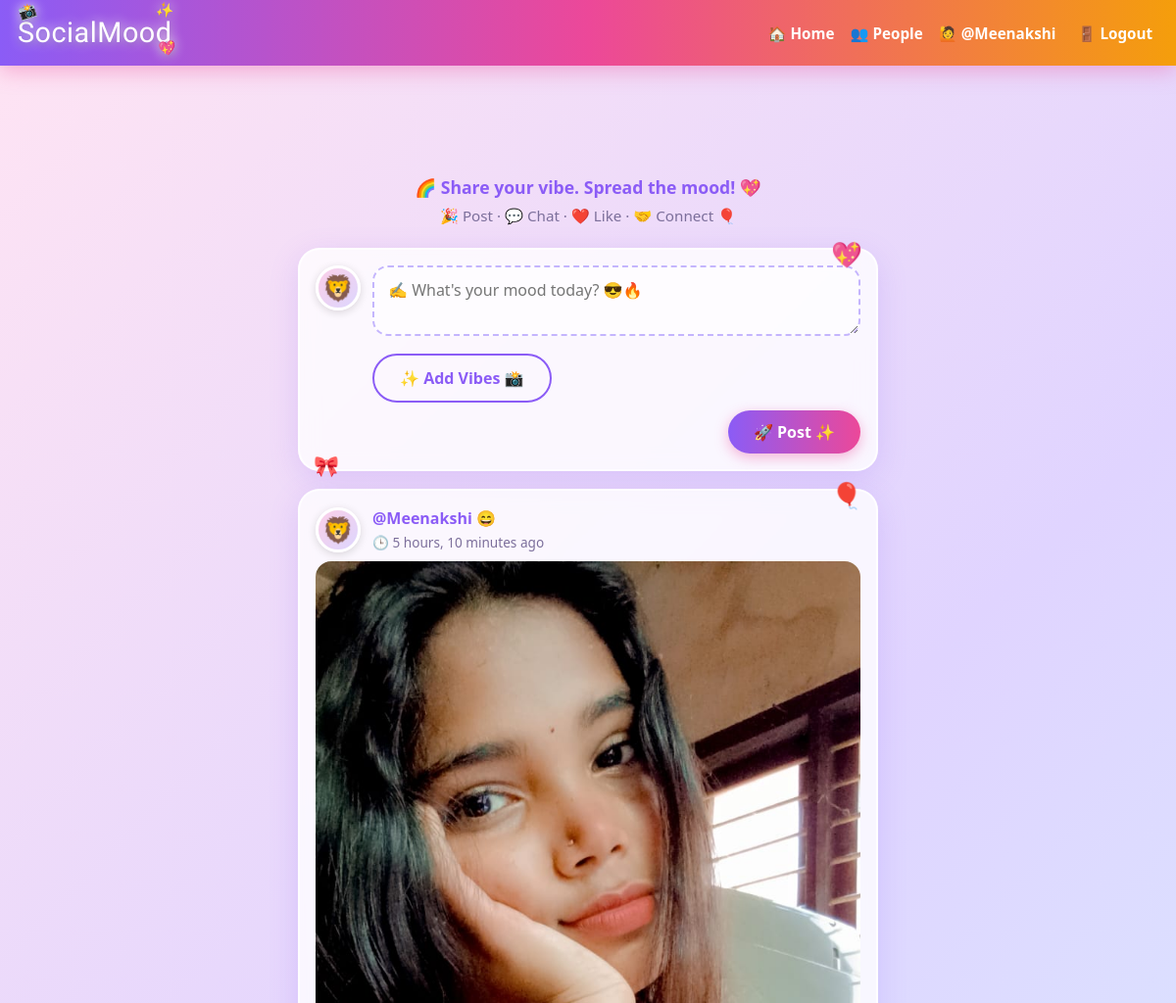
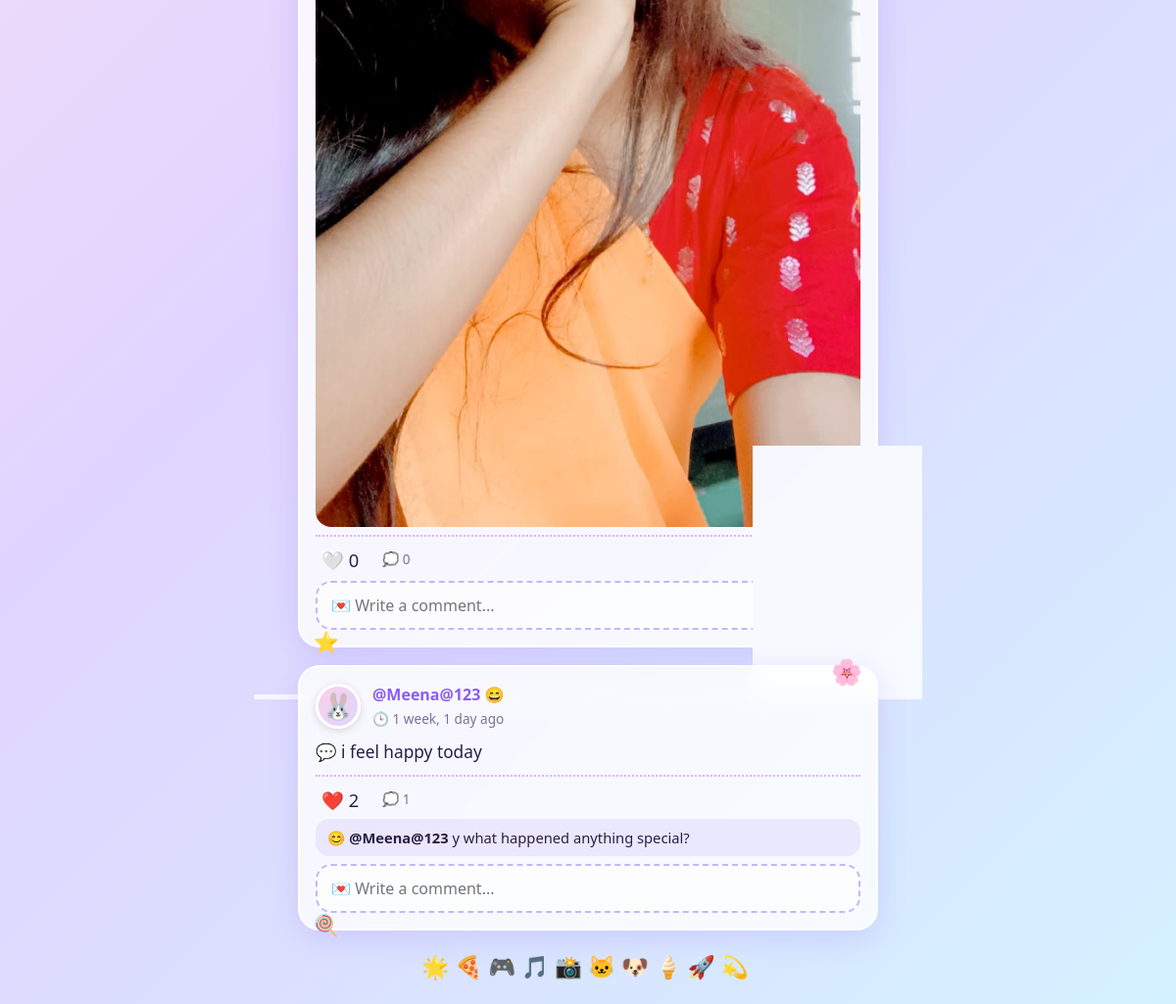
Screenshot of / (signed in) with the database file from the repository (2 pictures, top to bottom).
### core/models.py (models this page shows, shortened)
class Post(models.Model):
    author = models.ForeignKey(User, on_delete=models.CASCADE, related_name="posts")
    text = models.TextField(max_length=280, blank=True)
    image=models.ImageField(upload_to="posts/",blank=True, null=True)
    created = models.DateTimeField(auto_now_add=True)
    likes = models.ManyToManyField(User, related_name="liked_posts", blank=True)
    class Meta:
        ordering = ["-created"]

class Comment(models.Model):
    post = models.ForeignKey(Post, on_delete=models.CASCADE, related_name="comments")
    author = models.ForeignKey(User, on_delete=models.CASCADE)
    text = models.CharField(max_length=200)
    created = models.DateTimeField(auto_now_add=True)

### core/views.py (the view)
# urls.py: path("", views.feed, name="feed"),
@login_required
def feed(request):
    followed = request.user.profile.following.values_list("user", flat=True)
    posts = Post.objects.filter(author__in=list(followed) + [request.user.id])
    return render(request, "feed.html", {"posts": posts})

### core/templates/feed.html (shortened to what this page needs)
{% extends "base.html" %}
{% block content %}
<div class="card">
  <div class="row" style="align-items:flex-start">
    <div class="avatar" data-name="{{ user.username }}">{{ user.username|first|upper }}</div>
    <form method="post" action="{% url 'create_post' %}" enctype="multipart/form-data" style="flex:1">
      <textarea name="text" rows="2" maxlength="280" placeholder="✍️ What's your mood today? 😎🔥"></textarea>
      <label for="imageInput" id="fileLabel" class="btn outline" style="display:inline-block;margin:4px 0 8px;cursor:pointer">✨ Add Vibes 📸</label>
      <div style="text-align:right"><button class="btn" type="submit">🚀 Post ✨</button></div>
    </form>
  </div>
</div>
{% for post in posts %}
<div class="card">
  <div class="row">
    <div class="avatar" data-name="{{ post.author.username }}">{{ post.author.username|first|upper }}</div>
    <div>
      <a href="{% url 'profile' post.author.username %}"><strong>@{{ post.author.username }}</strong> 😄</a><br>
      <span class="meta">🕒 {{ post.created|timesince }} ago</span>
    </div>
  </div>
  {% if post.text %}<p class="post-text">💬 {{ post.text }}</p>{% endif %}
  {% if post.image %}<img src="{{ post.image.url }}" style="width:100%;border-radius:16px;margin:8px 0;display:block">{% endif %}
  <div class="actions">
    <button class="like-btn" data-id="{{ post.id }}">{% if user in post.likes.all %}❤️ {% else %}🤍 {% endif %}<span class="count">{{ post.likes.count }}</span></button>
    <span class="meta">💭 {{ post.comments.count }}</span>
    {% if post.author == user %}
      <form method="post" action="{% url 'delete_post' post.id %}" style="margin-left:auto" onsubmit="return confirm('Delete this post? 😢 This cannot be undone.')">
        <button type="submit" class="like-btn" style="color:#e11d48">🗑️ Delete</button>
      </form>
    {% endif %}
  </div>
  {% for c in post.comments.all %}
    <div class="comment">😊 <strong>@{{ c.author.username }}</strong> {{ c.text }}</div>
  {% endfor %}
  <form method="post" action="{% url 'add_comment' post.id %}" style="margin-top:8px">
    <input name="text" maxlength="200" placeholder="💌 Write a comment..." required style="margin:0">
  </form>
</div>
{% empty %}
<div class="card meta" style="text-align:center;font-size:1.1rem">😴 No posts yet. Write the first one! 🚀🎉</div>
{% endfor %}
{% endblock %}

### core/templates/base.html (shortened to what this page needs)
<!DOCTYPE html>
{% load static %}
<html lang="en">
<head>
</head>
<body>
  <div id="sky"></div>
  <nav>
    <a href="{% url 'feed' %}" class="logo"><span class="brand">SocialMood<span class="em em1">📸</span><span class="em em2">✨</span><span class="em em3">💖</span></span></a>
    <div>
      {% if user.is_authenticated %}
        <a href="{% url 'feed' %}">🏠 Home</a>
        <a href="{% url 'people' %}">👥 People</a>
        <a href="{% url 'profile' user.username %}">🙋 @{{ user.username }}</a>
        <form method="post" action="{% url 'logout' %}" style="display:inline">
          {% csrf_token %}<button type="submit">🚪 Logout</button>
        </form>
      {% else %}
        <a href="{% url 'login' %}">🔑 Login</a>
        <a href="{% url 'register' %}">🎊 Sign up</a>
      {% endif %}
    </div>
  </nav>
  <div class="container">
    <div class="hero">
      <h1><span class="brand">SocialMood<span class="em em1">📸</span><span class="em em2">✨</span><span class="em em3">💖</span></span></h1>
      <p class="tagline">🌈 Share your vibe. Spread the mood! 💖</p>
      <p class="tagline2">🎉 Post · 💬 Chat · ❤️ Like · 🤝 Connect 🎈</p>
    </div>
    {% block content %}{% endblock %}
    <div class="banner" style="margin-top:20px">🌟🍕🎮🎵📸🐱🐶🍦🚀💫</div>
  </div>
</body>
</html>

### rows the page displays
Post: author.username "Meenakshi", created "5 hours, 10 minutes", image (picture), likes.count "0", comments.count "0"
Post: author.username "Meena@123", created "1 week, 1 day", text "i feel happy today", likes.count "2", comments.count "1"
Comment: author.username "Meena@123", text "y what happened anything special?"

### other values shown
{{ user.username }} "Meenakshi"
